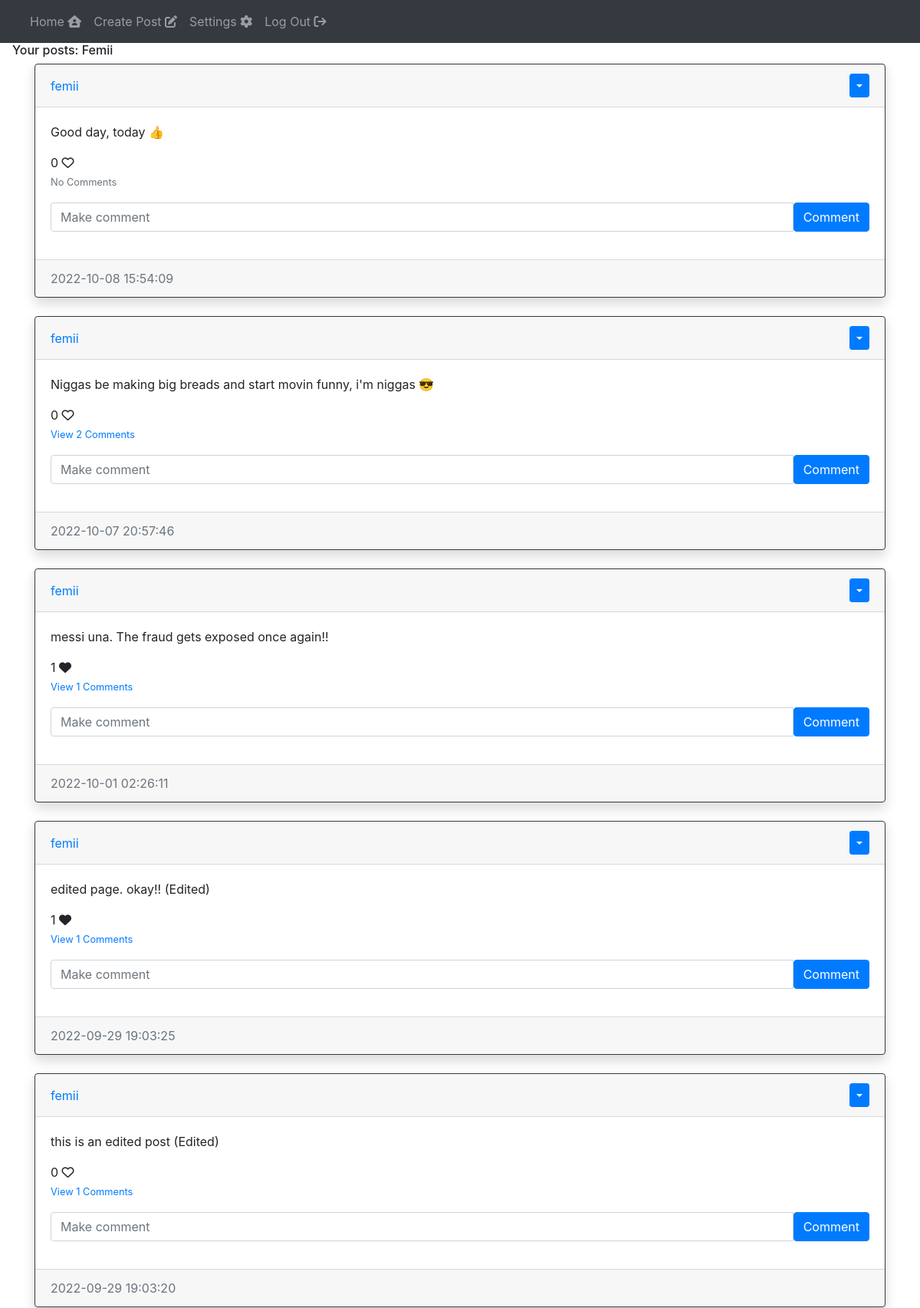
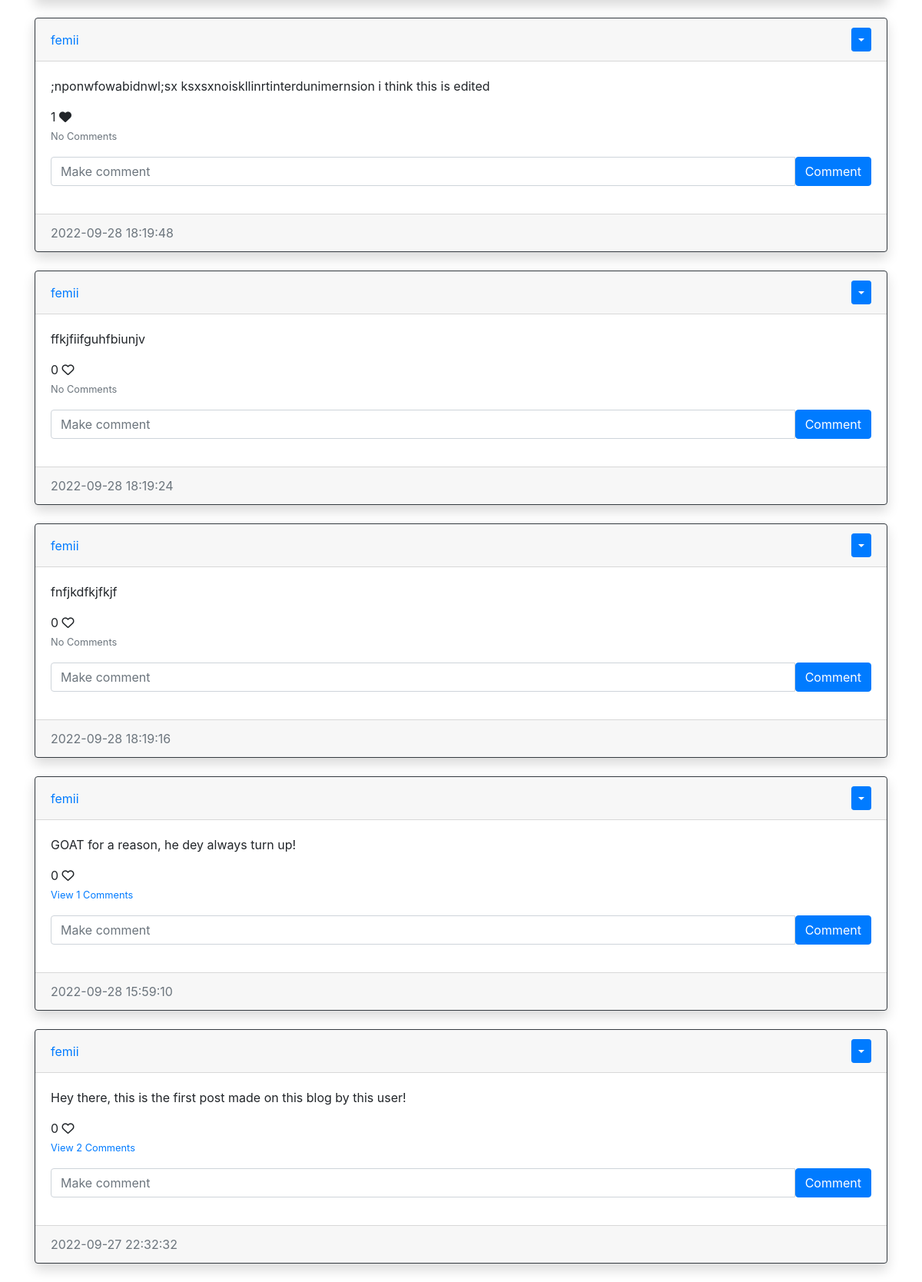
Page /posts/femii (signed in) on the committed database (2 pictures, top to bottom).
### blog_site/models.py (models this page shows, shortened)
class User(db.Model, UserMixin):
    id = db.Column(db.Integer, primary_key=True)
    username = db.Column(db.String(150), nullable=False, unique=True)
    email = db.Column(db.String(100), nullable=False, unique=True)
    password = db.Column(db.String(100), nullable=False)
    date_created = db.Column(db.DateTime(timezone=True), default=func.now())
    posts = db.relationship('Post', backref='user', passive_deletes=True)
    comments = db.relationship('Comment', backref='user', passive_deletes=True)
    likes = db.relationship('Like', backref='user', passive_deletes=True)

class Post(db.Model, UserMixin):
    id = db.Column(db.Integer, primary_key=True)
    text = db.Column(db.Text, nullable=False)
    date_created = db.Column(db.DateTime(timezone=True), default=func.now())
    author = db.Column(db.Integer, db.ForeignKey('user.id', ondelete='CASCADE'), nullable=False)
    comments = db.relationship('Comment', backref='post', passive_deletes=True)
    likes = db.relationship('Like', backref='post', passive_deletes=True)

### blog_site/views.py (the view)
@views.route('/posts/<username>')
def posts(username):
    user = User.query.filter_by(username=username).first()
    if not user:
        error = 'User does not exist!'
        flash(message=error, category='error')
        return redirect(url_for('views.index'))
    posts = user.posts
    return render_template('posts.html', user=current_user, posts=posts, username=username)

### blog_site/templates/posts.html (shortened to what this page needs)
<!DOCTYPE html>
<html lang="en">
<head>
</head>
<body>
    {% extends 'base.html' %}
        {% block header %}
            {% if user.username==username %}
                <div class="ml-3"><h6>Your posts: {{username.title()}}</h6></div>
            {% else %}
                <h1>{{username}}'s posts</h1>
            {% endif %}
        {% endblock %}
        {% block content %}
            <div id="posts">
                {% for post in posts | sort(attribute='date_created', reverse=True) %}
                <div class="card border-dark shadow">
                    <div class="card-header d-flex justify-content-between align-items-center">
                        <a href="/posts/{{ post.user.username }}">{{ post.user.username }}</a>
                        <div>
                            {% if user.id==post.author %}
                                <div class="btn-group">
                                <button type="button" class="btn btn-sm btn-primary dropdown-toggle" data-toggle="dropdown"></button>
                                </div>
                            {% endif %}
                        </div>
                    </div>
                    <div class="card-body">
                            <div class="card-text d-flex justify-content-between align-items-left"><p>{{ post.text }}</p></div>
                        <span id="likes-count-{{post.id}}">{{ post.likes|length }}</span>
                            {% if user.id in post.likes|map(attribute="user_id")|list %}
                                <i class="fa-sharp fa-solid fa-heart" id="like-Button-{{post.id}}" onclick="like({{post.id}})"></i>
                            {% else %}
                                <i class="fa-regular fa-heart" id="like-Button-{{post.id}}" onclick="like({{post.id}})"></i>
                            {% endif %}
                        <br>
                        <p class="card-text">
                            {% if post.comments|length > 0 %}
                                <a data-toggle="collapse" href="#comments-{{post.id}}" role="button">
                                    <small>View {{ post.comments|length}} Comments</small>
                                </a>
                            {% else %}
                                <small class="text-muted">No Comments</small>
                            {% endif %}
                        </p>
                        <form class="input-group mb-3" method="post" action="/create_comment/{{post.id}}">
                            <input type="text" id="text" name="text" class="form-control" placeholder="Make comment">
                            <button type="submit" class="btn btn-primary">Comment</button>
                        </form>
                    </div>
                    <div class="card-footer text-muted">
                        {{ post.date_created}}
                    </div>
                </div>
                <br>
                {% endfor %}
            </div>
        {% endblock %}

### rows in the picture
User: title "Femii"
Post: user.username "femii", text "Good day, today 👍", likes|length "0", shows "No Comments", date_created "2022-10-08 15:54:09"
Post: user.username "femii", text "Niggas be making big breads and start movin funny, i'm niggas 😎", likes|length "0", comments|length "2", date_created "2022-10-07 20:57:46"
Post: user.username "femii", text "messi una. The fraud gets exposed once again!!", likes|length "1", comments|length "1", date_created "2022-10-01 02:26:11"
Post: user.username "femii", text "edited page. okay!! (Edited)", likes|length "1", comments|length "1", date_created "2022-09-29 19:03:25"
Post: user.username "femii", text "this is an edited post (Edited)", likes|length "0", comments|length "1", date_created "2022-09-29 19:03:20"
Post: user.username "femii", text ";nponwfowabidnwl;sx ksxsxnoiskllinrtinterdunimernsion i think this is edited", likes|length "1", shows "No Comments", date_created "2022-09-28 18:19:48"
Post: user.username "femii", text "ffkjfiifguhfbiunjv", likes|length "0", shows "No Comments", date_created "2022-09-28 18:19:24"
Post: user.username "femii", text "fnfjkdfkjfkjf", likes|length "0", shows "No Comments", date_created "2022-09-28 18:19:16"
Post: user.username "femii", text "GOAT for a reason, he dey always turn up!", likes|length "0", comments|length "1", date_created "2022-09-28 15:59:10"
Post: user.username "femii", text "Hey there, this is the first post made on this blog by this user!", likes|length "0", comments|length "2", date_created "2022-09-27 22:32:32"
